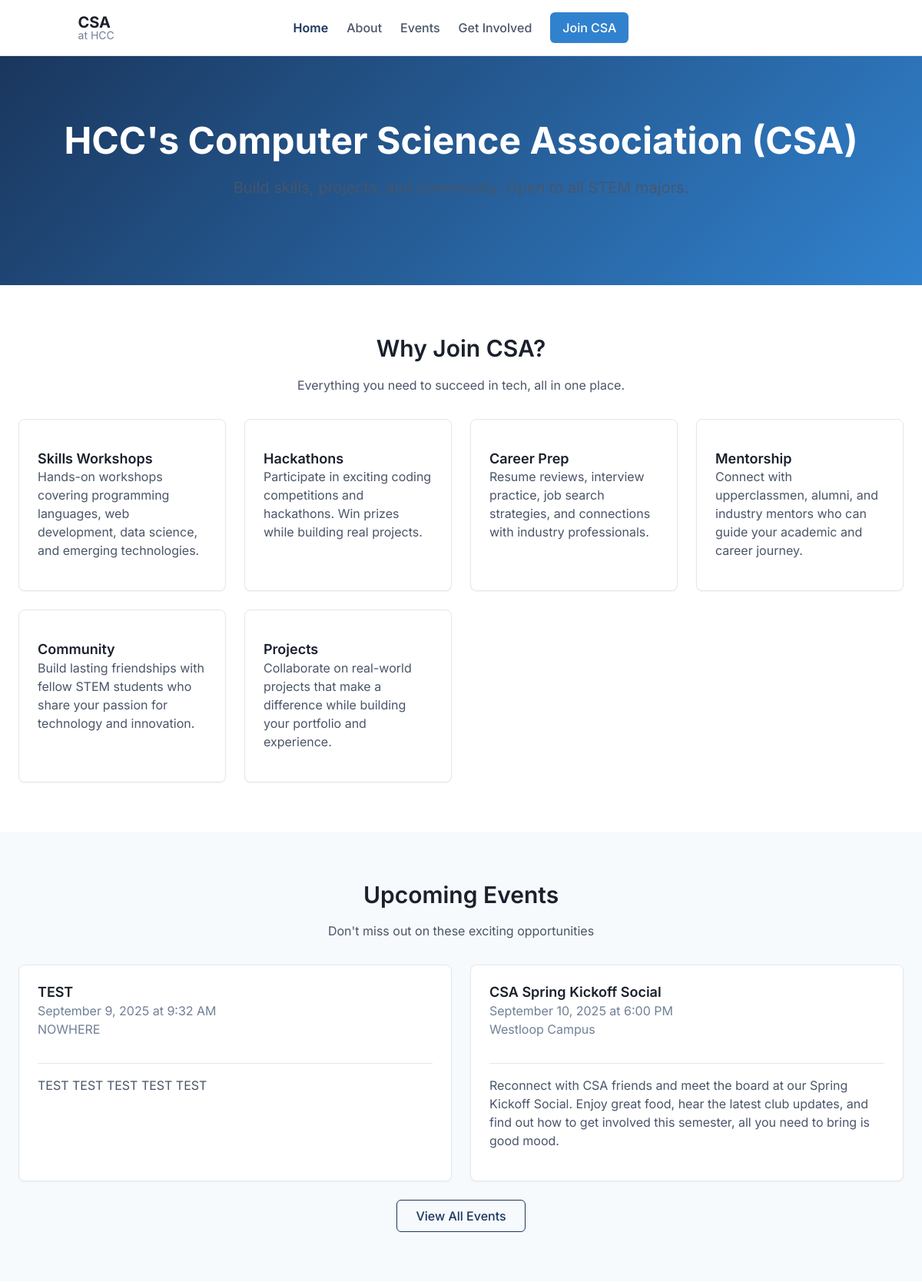
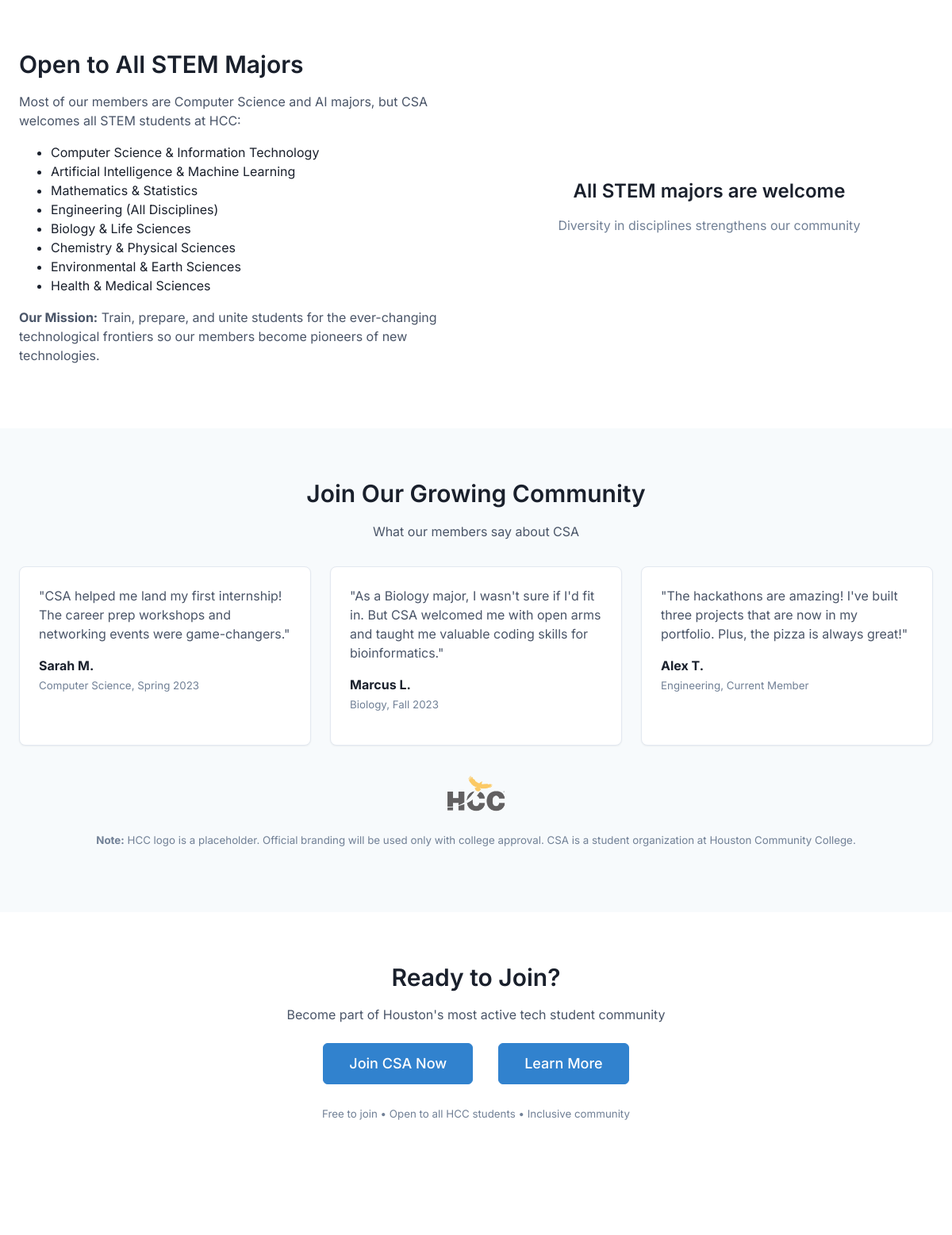
The page / (upper part) on the database its author committed (2 pictures, top to bottom).
### tables this page shows
CREATE TABLE `events` (
  `id` int(10) UNSIGNED NOT NULL,
  `title` varchar(200) NOT NULL,
  `summary` text DEFAULT NULL,
  `description` text DEFAULT NULL,
  `start_time` datetime NOT NULL,
  `end_time` datetime DEFAULT NULL,
  `location` varchar(200) DEFAULT NULL,
  `max_capacity` int(11) DEFAULT NULL,
  `created_by` int(11) DEFAULT NULL,
  `rsvp_url` varchar(255) DEFAULT NULL,
  `created_at` datetime NOT NULL DEFAULT current_timestamp(),
  `updated_at` timestamp NULL DEFAULT NULL ON UPDATE current_timestamp()
);

### config/config.php (called while the page is built)
<?php
return [
    'db' => [
        'driver' => 'mysql',
        'host'   => 'localhost',
        'name'   => 'csa',
        'user'   => 'root',
        'pass'   => '',
        'charset'=> 'utf8mb4',
    ],
    'smtp' => [
        'host' => 'smtp.gmail.com',
        'port' => 587,
        'user' => 'no-reply@example.com',
        'pass' => 'REPLACE_ME',
        'from_email' => 'no-reply@example.com',
        'from_name'  => 'CSA at HCC'
    ],
    'security' => [
        'captcha_provider' => 'recaptcha',
        'captcha_site_key' => '6LeIxAcTAAAAAJcZVRqyHh71UMIEGNQ_MXjiZKhI',
        'captcha_secret'   => '6LeIxAcTAAAAAGG-vFI1TnRWxMZNFuojJ4WifJWe',
        'token_ttl_days'   => 7,
        'rate_limit_window' => 3600,
        'rate_limit_max_attempts' => 50
    ],
    'app' => [
        'name' => 'Computer Science Association',
        'short_name' => 'CSA',
        'domain' => 'localhost',
        'base_url' => 'http://localhost/hcc-csa-website',
        'admin_email' => 'admin@test.local',
        'timezone' => 'America/Chicago'
    ],
    'features' => [
        'email_verification' => false,
        'admin_notifications' => false,
        'rsvp_system' => true,
        'analytics' => true
    ]
];
?>

### config/database.php (called while the page is built, shortened)
<?php
class Database {
    private static $pdo = null;
    private static $config = null;
    public static function getConnection() {
        return self::$pdo;
    }
    private static function connect() {
        if (self::$config === null) {
            self::$config = require __DIR__ . '/config.php';
        }
        $config = self::$config['db'];
        try {
            if ($config['driver'] === 'sqlite') {
                $dsn = 'sqlite:' . $config['path'];
                self::$pdo = new PDO($dsn);
                self::$pdo->exec('PRAGMA foreign_keys = ON');
            } else {
                $dsn = sprintf(
                    'mysql:host=%s;dbname=%s;charset=%s',
                    $config['host'],
                    $config['name'],
                    $config['charset']
                );
                self::$pdo = new PDO($dsn, $config['user'], $config['pass'], [
                    PDO::ATTR_ERRMODE => PDO::ERRMODE_EXCEPTION,
                    PDO::ATTR_DEFAULT_FETCH_MODE => PDO::FETCH_ASSOC,
                    PDO::ATTR_EMULATE_PREPARES => false,
                    PDO::MYSQL_ATTR_INIT_COMMAND => "SET NAMES {$config['charset']} COLLATE {$config['charset']}_unicode_ci"
                ]);
            }
            self::$pdo->setAttribute(PDO::ATTR_ERRMODE, PDO::ERRMODE_EXCEPTION);
            self::$pdo->setAttribute(PDO::ATTR_DEFAULT_FETCH_MODE, PDO::FETCH_ASSOC);
        } catch (PDOException $e) {
            error_log('Database connection failed: ' . $e->getMessage());
            throw new Exception('Database connection failed. Please try again later.');
        }
    }
    public static function prepare($sql) {
        return self::getConnection()->prepare($sql);
    }
}
?>

### index.php (the view, shortened to what this page needs)
<?php
require_once __DIR__ . '/config/database.php';
try {
    $stmt = Database::prepare("
        SELECT title, summary, start_time, location, rsvp_url
        FROM events
        WHERE start_time > NOW()
        ORDER BY start_time ASC
        LIMIT 3
    ");
    $stmt->execute();
    $upcomingEvents = $stmt->fetchAll();
} catch (Exception $e) {
    $upcomingEvents = [];
    error_log('Failed to fetch events: ' . $e->getMessage());
}
try {
    $stmt = Database::prepare("SELECT COUNT(*) as count FROM members WHERE status = 'VERIFIED'");
    $stmt->execute();
    $memberCount = $stmt->fetch()['count'] ?? 0;
} catch (Exception $e) {
    $memberCount = 0;
    error_log('Failed to fetch member count: ' . $e->getMessage());
}
include __DIR__ . '/partials/meta.php';
include __DIR__ . '/partials/header.php';
?>
<main id="main-content">
    <section class="hero">
        <div class="container">
            <h1 class="hero-title">HCC's Computer Science Association (CSA)</h1>
            <p class="hero-subtitle">Build skills, projects, and community. Open to all STEM majors.</p>
        </div>
    </section>
    <section id="why-join" class="section">
        <div class="container">
            <div class="text-center mb-8">
                <h2>Why Join CSA?</h2>
                <p class="text-secondary">Everything you need to succeed in tech, all in one place.</p>
            </div>
            <div class="grid grid-3">
                <div class="card">
                    <div class="card-body">
                        <h3 class="card-title">Skills Workshops</h3>
                        <p>Hands-on workshops covering programming languages, web development, data science, and emerging technologies.</p>
                    </div>
                </div>
                <div class="card">
                    <div class="card-body">
                        <h3 class="card-title">Hackathons</h3>
                        <p>Participate in exciting coding competitions and hackathons. Win prizes while building real projects.</p>
                    </div>
                </div>
                <div class="card">
                    <div class="card-body">
                        <h3 class="card-title">Career Prep</h3>
                        <p>Resume reviews, interview practice, job search strategies, and connections with industry professionals.</p>
                    </div>
                </div>
                <div class="card">
                    <div class="card-body">
                        <h3 class="card-title">Mentorship</h3>
                        <p>Connect with upperclassmen, alumni, and industry mentors who can guide your academic and career journey.</p>
                    </div>
                </div>
                <div class="card">
                    <div class="card-body">
                        <h3 class="card-title">Community</h3>
                        <p>Build lasting friendships with fellow STEM students who share your passion for technology and innovation.</p>
                    </div>
                </div>
                <div class="card">
                    <div class="card-body">
                        <h3 class="card-title">Projects</h3>
                        <p>Collaborate on real-world projects that make a difference while building your portfolio and experience.</p>
                    </div>
                </div>
            </div>
        </div>
    </section>
    <section class="section bg-secondary">
        <div class="container">
            <div class="text-center mb-8">
                <h2>Upcoming Events</h2>
                <p class="text-secondary">Don't miss out on these exciting opportunities</p>
            </div>
            <?php if (!empty($upcomingEvents)): ?>
                <div class="grid grid-2">
                    <?php foreach ($upcomingEvents as $event): ?>
                        <div class="card">
                            <div class="card-header">
                                <h3 class="card-title"><?php echo htmlspecialchars($event['title']); ?></h3>
                                <p class="text-muted">
                                    <?php echo date('F j, Y \a\t g:i A', strtotime($event['start_time'])); ?>
                                    <?php if ($event['location']): ?>
                                        <br><?php echo htmlspecialchars($event['location']); ?>
                                    <?php endif; ?>
                                </p>
                            </div>
                            <div class="card-body">
                                <p><?php echo htmlspecialchars($event['summary']); ?></p>
                            </div>
                        </div>
                    <?php endforeach; ?>
                </div>
                <div class="text-center mt-6">
                    <a href="<?php echo $config['app']['base_url']; ?>/events.php" class="btn btn-outline">View All Events</a>
                </div>
            <?php endif; ?>
        </div>
    </section>
    <section class="section">
        <div class="container">
            <div class="grid grid-2 items-center">
                <div>
                    <h2>Open to All STEM Majors</h2>
                    <p class="text-lg">Most of our members are Computer Science and AI majors, but CSA welcomes all STEM students at HCC:</p>
                    <ul class="mt-4">
                        <li>Computer Science & Information Technology</li>
                        <li>Artificial Intelligence & Machine Learning</li>
                        <li>Mathematics & Statistics</li>
                        <li>Engineering (All Disciplines)</li>
                        <li>Biology & Life Sciences</li>
                        <li>Chemistry & Physical Sciences</li>
                        <li>Environmental & Earth Sciences</li>
                        <li>Health & Medical Sciences</li>
                    </ul>
                    <p class="mt-4">
                        <strong>Our Mission:</strong> Train, prepare, and unite students for the ever-changing technological frontiers so our members become pioneers of new technologies.
                    </p>
                </div>
                <div class="text-center">
                    <h3>All STEM majors are welcome</h3>
                    <p class="text-muted">Diversity in disciplines strengthens our community</p>
                </div>
            </div>
        </div>
    </section>
    <section class="section bg-secondary">
        <div class="container">
            <div class="text-center mb-8">
                <h2>Join <?php echo $memberCount > 0 ? $memberCount . '+' : 'Our Growing'; ?> Community</h2>
                <p class="text-secondary">What our members say about CSA</p>
            </div>
            <div class="grid grid-3">
                <div class="card">
                    <div class="card-body">
                        <p>"CSA helped me land my first internship! The career prep workshops and networking events were game-changers."</p>
                        <div class="mt-4">
                            <strong>Sarah M.</strong><br>
                            <small class="text-muted">Computer Science, Spring 2023</small>
                        </div>
                    </div>
                </div>
                <div class="card">
                    <div class="card-body">
                        <p>"As a Biology major, I wasn't sure if I'd fit in. But CSA welcomed me with open arms and taught me valuable coding skills for bioinformatics."</p>
                        <div class="mt-4">
                            <strong>Marcus L.</strong><br>
                            <small class="text-muted">Biology, Fall 2023</small>
                        </div>
                    </div>
                </div>
                <div class="card">
                    <div class="card-body">
                        <p>"The hackathons are amazing! I've built three projects that are now in my portfolio. Plus, the pizza is always great!"</p>
                        <div class="mt-4">
                            <strong>Alex T.</strong><br>
                            <small class="text-muted">Engineering, Current Member</small>
                        </div>
                    </div>
                </div>
            </div>
            <div class="text-center mt-8">
                <img src="<?php echo $config['app']['base_url']; ?>/images/hcc-logo.png" alt="Houston Community College" style="height: 60px; opacity: 0.7;">
                <p class="text-muted mt-2">
                    <small>
                        <strong>Note:</strong> HCC logo is a placeholder. Official branding will be used only with college approval.
                        CSA is a student organization at Houston Community College.
                    </small>
                </p>
            </div>
        </div>
    </section>
    <section class="section">
        <div class="container text-center">
            <h2>Ready to Join?</h2>
            <p class="text-lg text-secondary mb-6">Become part of Houston's most active tech student community</p>
            <div class="flex justify-center flex-wrap" style="gap: 2rem;">
                <a href="<?php echo $config['app']['base_url']; ?>/join.php" class="btn btn-secondary btn-lg">Join CSA Now</a>
                <a href="<?php echo $config['app']['base_url']; ?>/about.php" class="btn btn-secondary btn-lg">Learn More</a>
            </div>
            <p class="mt-6 text-muted">
                <small>Free to join • Open to all HCC students • Inclusive community</small>
            </p>
        </div>
    </section>
</main>
<?php include __DIR__ . '/partials/footer.php'; ?>

### rows shown on the page
events: title "TEST", start_time "September 9, 2025 at 9:32 AM", location "NOWHERE", summary "TEST TEST TEST TEST TEST"
events: title "CSA Spring Kickoff Social", start_time "September 10, 2025 at 6:00 PM", location "Westloop Campus", summary "Reconnect with CSA friends and meet the board at our Spring Kickoff Social. Enjoy great food, hear the latest club updates, and find out how to get involved this semester, all you need to bring is good mood."

### other values the page prints
$config['app']['short_name'] "CSA"
